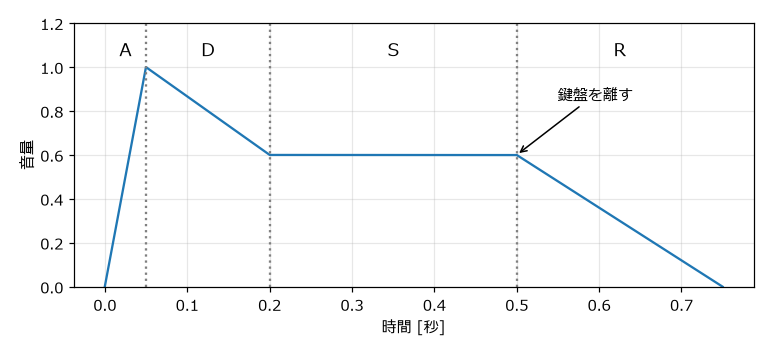
#> input picture projects/8_bit_sound_introduction/source/images/adsr.png, 770 x 352 px
$ python reduce_colors.py ../../8_bit_sound_introduction/source/images/adsr.png
#> lines starting #> are read from the running program, lines starting #| are printed output that depends on the picture
#> in main, image is the input picture: PIL image 770x352 RGBA; mean R, G, B, A 248.2, 248.9, 249.3, 255
### projects/pixel_art_introduction/examples/scale_nearest.py
"""ドット絵を整数倍に拡大する（最近傍補間）。

使い方::

    python scale_nearest.py                  # サンプルのスライムを 8 倍に拡大
    python scale_nearest.py input.png -s 4   # input.png を 4 倍に拡大
"""

import argparse
from pathlib import Path

from PIL import Image

from sprite_data import slime_image


def scale_nearest(image: Image.Image, factor: int) -> Image.Image:
    """画像を factor 倍に拡大する。

    最近傍補間を使うため、1 ピクセルがそのまま factor×factor の正方形になる。
    """
    if factor < 1:
        raise ValueError("倍率は 1 以上の整数で指定する")
    size = (image.width * factor, image.height * factor)
    return image.resize(size, Image.Resampling.NEAREST)


# [14 lines left out: function main, not called in this run]


# [2 lines that do not run on import are left out]

### projects/pixel_art_introduction/examples/reduce_colors.py
"""画像を縮小・減色して、ドット絵の下書きを作る。

写真やイラストから直接ドット絵を作ることはできないが、
配色や構図を検討するための下書きとしては役に立つ。

使い方::

    python reduce_colors.py                       # サンプル画像（グラデーション）を使う
    python reduce_colors.py photo.jpg -W 48 -c 8  # 幅 48 ピクセル、8 色に変換
"""

import argparse
from pathlib import Path

from PIL import Image, ImageDraw

from scale_nearest import scale_nearest


def make_sample_image() -> Image.Image:
    """夕焼け空と太陽を描いたサンプル画像（なめらかなグラデーション）を作る。"""
    width, height = 256, 192
    image = Image.new("RGB", (width, height))
    draw = ImageDraw.Draw(image)
    for y in range(height):
        t = y / (height - 1)
        color = (round(40 + 215 * t), round(30 + 120 * t), round(110 - 40 * t))
        draw.line((0, y, width - 1, y), fill=color)
    draw.ellipse((88, 96, 168, 176), fill=(255, 236, 160))
    draw.rectangle((0, 150, width - 1, height - 1), fill=(30, 24, 60))
    return image


def reduce_colors(image: Image.Image, width: int, colors: int, dither: bool) -> Image.Image:
    """幅 width ピクセルに縮小し、colors 色に減色した画像を返す。"""
#> called with width = 64, colors = 8, dither = False
    height = max(1, round(image.height * width / image.width))
#> height = 29
    # 縮小時は周囲の色を平均する BOX を使い、細部のちらつきを抑える
    small = image.convert("RGB").resize((width, height), Image.Resampling.BOX)
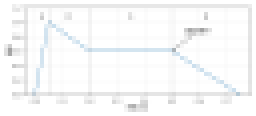
#> small: PIL image 64x29 RGB (shown 4 times larger); mean R, G, B 248.2, 248.8, 249.2
    # まず色数を減らしたパレットを求め、そのパレットに合わせて各ピクセルの色を決め直す
    palette = small.quantize(colors=colors, dither=Image.Dither.NONE)
    method = Image.Dither.FLOYDSTEINBERG if dither else Image.Dither.NONE
    return small.quantize(palette=palette, dither=method).convert("RGB")


def main() -> None:
    parser = argparse.ArgumentParser(description="画像を縮小・減色してドット絵の下書きを作る")
    parser.add_argument("input", nargs="?", help="入力画像（省略時はサンプル画像）")
    parser.add_argument("-W", "--width", type=int, default=64, help="縮小後の幅（既定値: 64）")
    parser.add_argument("-c", "--colors", type=int, default=8, help="色数（既定値: 8）")
    parser.add_argument("--dither", action="store_true", help="誤差拡散ディザリングを使う")
    parser.add_argument("-s", "--scale", type=int, default=4, help="保存時の倍率（既定値: 4）")
    args = parser.parse_args()

    image = Image.open(args.input) if args.input else make_sample_image()
    reduced = reduce_colors(image, args.width, args.colors, args.dither)

    output = Path("output/reduced.png")
    output.parent.mkdir(parents=True, exist_ok=True)
    scale_nearest(reduced, args.scale).save(output)
    print(f"保存した: {output}")


if __name__ == "__main__":
    main()

$ run again, on projects/8_bit_sound_introduction/source/images/click.png
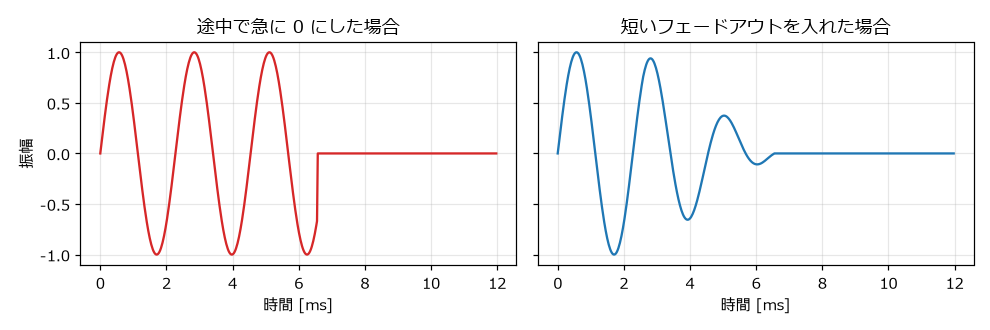
#> input picture projects/8_bit_sound_introduction/source/images/click.png, 990 x 330 px
#> in main, image is the input picture: PIL image 990x330 RGBA; mean R, G, B, A 247.3, 246.2, 246.7, 255
#> in reduce_colors, `small = image.convert("RGB").resize((width, height), Image.Resampling...`:
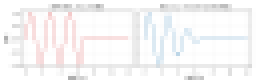
#> small: PIL image 64x21 RGB (shown 4 times larger); mean R, G, B 247.3, 246.2, 246.7

$ run again, on projects/8_bit_sound_introduction/source/images/duty.png
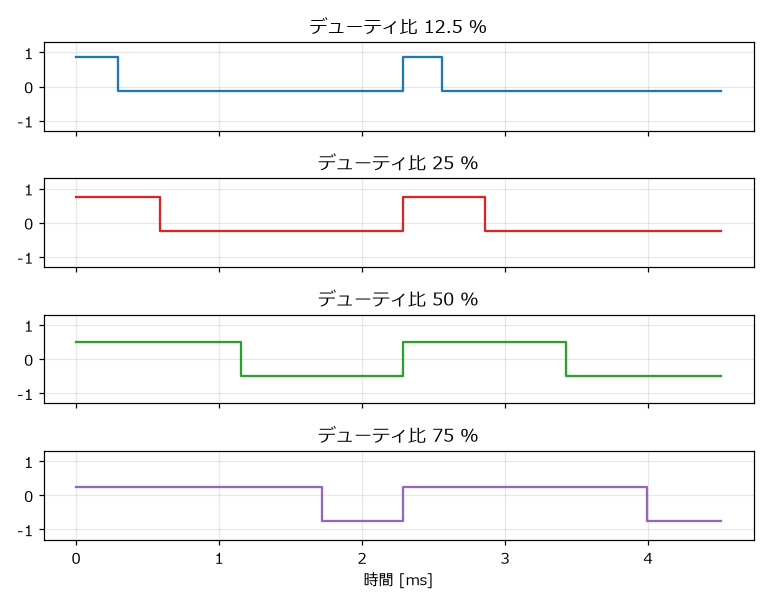
#> input picture projects/8_bit_sound_introduction/source/images/duty.png, 770 x 605 px
#> in main, image is the input picture: PIL image 770x605 RGBA; mean R, G, B, A 246.6, 246.5, 246.6, 255
#> in reduce_colors, `small = image.convert("RGB").resize((width, height), Image.Resampling...`:
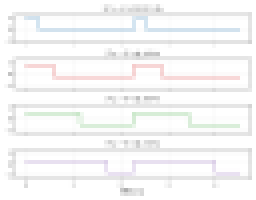
#> small: PIL image 64x50 RGB (shown 4 times larger); mean R, G, B 246.5, 246.4, 246.5
#> in reduce_colors, `return small.quantize(palette=palette, dither=method).convert("RGB")`:
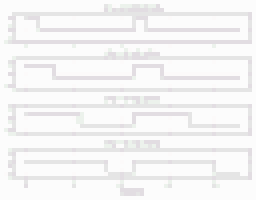
#> returned value: PIL image 64x50 RGB (shown 4 times larger); mean R, G, B 245.2, 244.7, 245.1

$ run again, on projects/8_bit_sound_introduction/source/images/harmonics.png
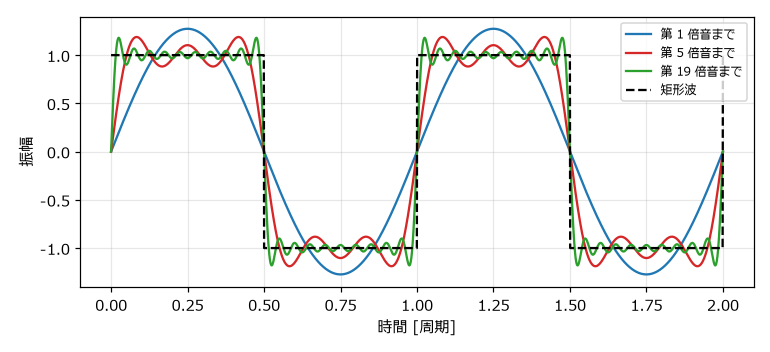
#> input picture projects/8_bit_sound_introduction/source/images/harmonics.png, 770 x 352 px
#> in main, image is the input picture: PIL image 770x352 RGBA; mean R, G, B, A 242.1, 242.6, 241.6, 255
#> in reduce_colors, `small = image.convert("RGB").resize((width, height), Image.Resampling...`:
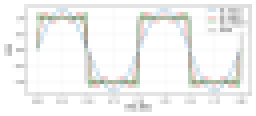
#> small: PIL image 64x29 RGB (shown 4 times larger); mean R, G, B 242, 242.6, 241.5
#> in reduce_colors, `palette = small.quantize(colors=colors, dither=Image.Dither.NONE)`:
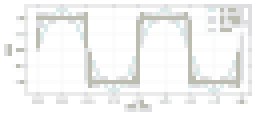
#> palette: PIL image 64x29 P (shown 4 times larger); mean R, G, B 243, 243.7, 242.8
